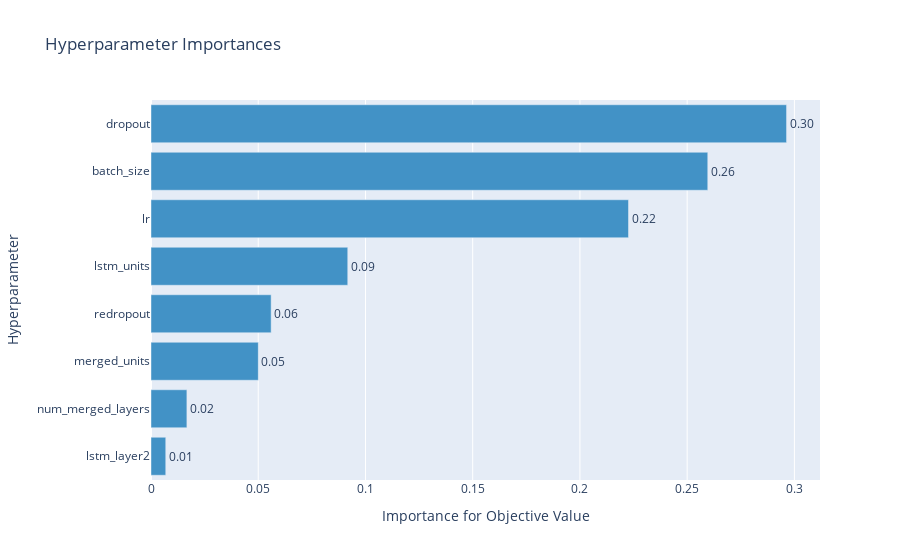

Notebook code cell kept with this figure:
### Code cell
optuna.visualization.plot_param_importances(study)

### Figure 1 — Plotly figure (JSON) as saved in the notebook; plotly's stock layout.template omitted (floating-point values rounded to 4 significant figures)
{"data": [{"cliponaxis": false, "hovertemplate": ["lstm_layer2 (CategoricalDistribution): 0.0068775168173421984<extra></extra>", "num_merged_layers (IntUniformDistribution): 0.016736514042475312<extra></extra>", "merged_units (IntUniformDistribution): 0.050037347549087806<extra></extra>", "redropout (UniformDistribution): 0.05601953401832379<extra></extra>", "lstm_units (IntUniformDistribution): 0.09173964071185225<extra></extra>", "lr (LogUniformDistribution): 0.2226445832725425<extra></extra>", "batch_size (CategoricalDistribution): 0.25960518294370766<extra></extra>", "dropout (UniformDistribution): 0.2963396806446685<extra></extra>"], "marker": {"color": "rgb(66,146,198)"}, "orientation": "h", "text": ["0.0068775168173421984", "0.016736514042475312", "0.050037347549087806", "0.05601953401832379", "0.09173964071185225", "0.2226445832725425", "0.25960518294370766", "0.2963396806446685"], "textposition": "outside", "texttemplate": "%{text:.2f}", "type": "bar", "x": [0.006878, 0.01674, 0.05004, 0.05602, 0.09174, 0.2226, 0.2596, 0.2963], "y": ["lstm_layer2", "num_merged_layers", "merged_units", "redropout", "lstm_units", "lr", "batch_size", "dropout"]}], "layout": {"showlegend": false, "title": {"text": "Hyperparameter Importances"}, "xaxis": {"title": {"text": "Importance for Objective Value"}}, "yaxis": {"title": {"text": "Hyperparameter"}}}}
